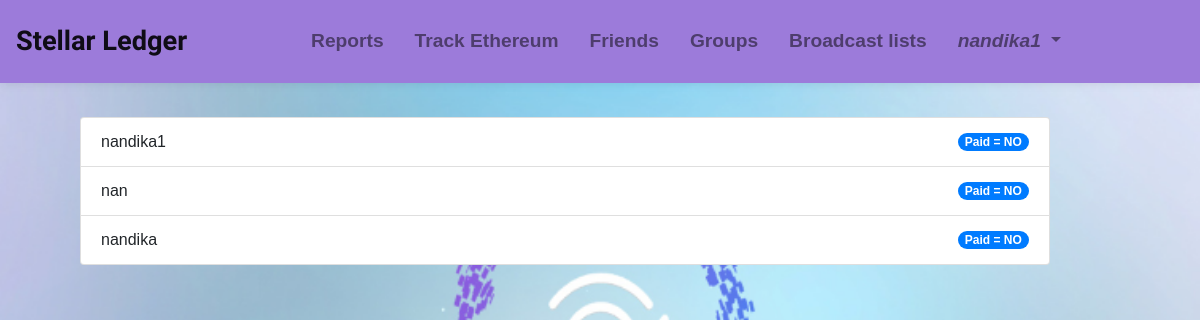
Screenshot of /friends/viewgroupmem/5/ (signed in) with the database file from the repository.
### friends/models.py (models this page shows)
class UserGroup(models.Model):
    Ch = [
        ('YES', 'YES'),
        ('NO', 'NO')
    ]
    user = models.ForeignKey(User, on_delete=models.DO_NOTHING)
    group = models.ForeignKey(Group, on_delete=models.CASCADE)
    paid = models.CharField(max_length=3, choices=Ch, default='NO')

### friends/views.py (called while the page is built)
@verified_email_required
def viewgroupmem(request, id):
    g = Group.objects.get(id=id)
    u = UserGroup.objects.filter(group=g)
    return render(request, 'friends/viewmem.html', {
        'u': u
    })

### templates/friends/viewmem.html
{% extends '../base.html' %}
{% block content %}
<br>
<ul class="list-group padding">
    {% for g in u %}
    <li class="list-group-item d-flex justify-content-between align-items-center">
        {{g.user.username}}
    <span class="badge badge-primary badge-pill">Paid = {{ g.paid }}</span>
    </li>
    {% endfor %}
</ul>
<br>
<br>
{% endblock %}

### templates/base.html (shortened to what this page needs)
{% load static %}
<!DOCTYPE html>
<html lang="en">
<head>
    <link rel="stylesheet" href="{% static 'styles.css' %}">
    <link rel="stylesheet" href="https://cdn.jsdelivr.net/npm/bootstrap@4.4.1/dist/css/bootstrap.min.css">
</head>
<body style="
    background-image: url('imgs/bg.png');
    height: 100vh;
    width: 100vw;
    background-repeat: no-repeat;
    background-size: 100% 100%;
">
    <nav class="navbar navbar-expand-lg navbar-light">
        <a style="font-family: Sofia, sans-serif; font-size: 170%;" class="navbar-brand" href="{% url 'home' %}">Stellar Ledger</a>
          <div class="collapse navbar-collapse justify-content-center" id="navbarNavDropdown" style=" font-size: 120%; font-weight: bold;">
            <ul class="navbar-nav">
              <li class="nav-item">
                <a class="nav-link" href="{% url 'viewTransaction' %}">Reports</a>
              </li>
              <li class="nav-item">
                <a class="nav-link" href="{% url 'eth' %}">Track Ethereum</a>
              </li>
              <li class="nav-item">
                <a class="nav-link" href="{% url 'viewFriend' %}">Friends</a>
              </li>
              <li class="nav-item">
                <a class="nav-link" href="{% url 'view_expense_groups' %}">Groups</a>
              </li>
              <li class="nav-item">
                <a class="nav-link" href="{% url 'viewGroup' %}">Broadcast lists</a>
              </li>
              {% if user.is_authenticated %}
              <li class="nav-item dropdown">
                <button class="nav-link dropdown-toggle" onclick="dropdown()" data-toggle="dropdown" aria-haspopup="true" aria-expanded="false" style="background-color: #9c7bda;">
                  <i class="fas fa-user">{{ user.username }}</i>
                </button>
              </li>
              {% else %}
              <li class="nav-item">
                <a class="nav-link" href="{% url 'account_login' %}">login</a>
              </li>
              {% endif %}
            </ul>
          </div>
        </nav>
    {% block content %}
    {% endblock %}
</body>
</html>

### static/styles.css (style rules this page uses)
.padding { margin-top: 10px; margin-bottom: 10px; margin-right: 150px; margin-left: 80px; }
button { border: none; }

### templates/base.html (style rules this page uses)
body { font-family: 'Poppins', sans-serif; }
.navbar { background-color: #9c7bda; padding: 1rem; box-shadow: 0 0 10px rgba(0, 0, 0, 0.1); }
.navbar-brand { color: #ffffff; font-size: 1.5rem; font-weight: bold; }
.navbar-nav .nav-item { margin-right: 15px; }
.navbar-nav .nav-link { color: #ffffff; font-weight: bold; transition: color 0.3s ease; }

### rows the page displays
UserGroup: user.username "nandika1", paid "NO"
UserGroup: user.username "nan", paid "NO"
UserGroup: user.username "nandika", paid "NO"

### other values shown
{{ user.username }} "nandika1"
